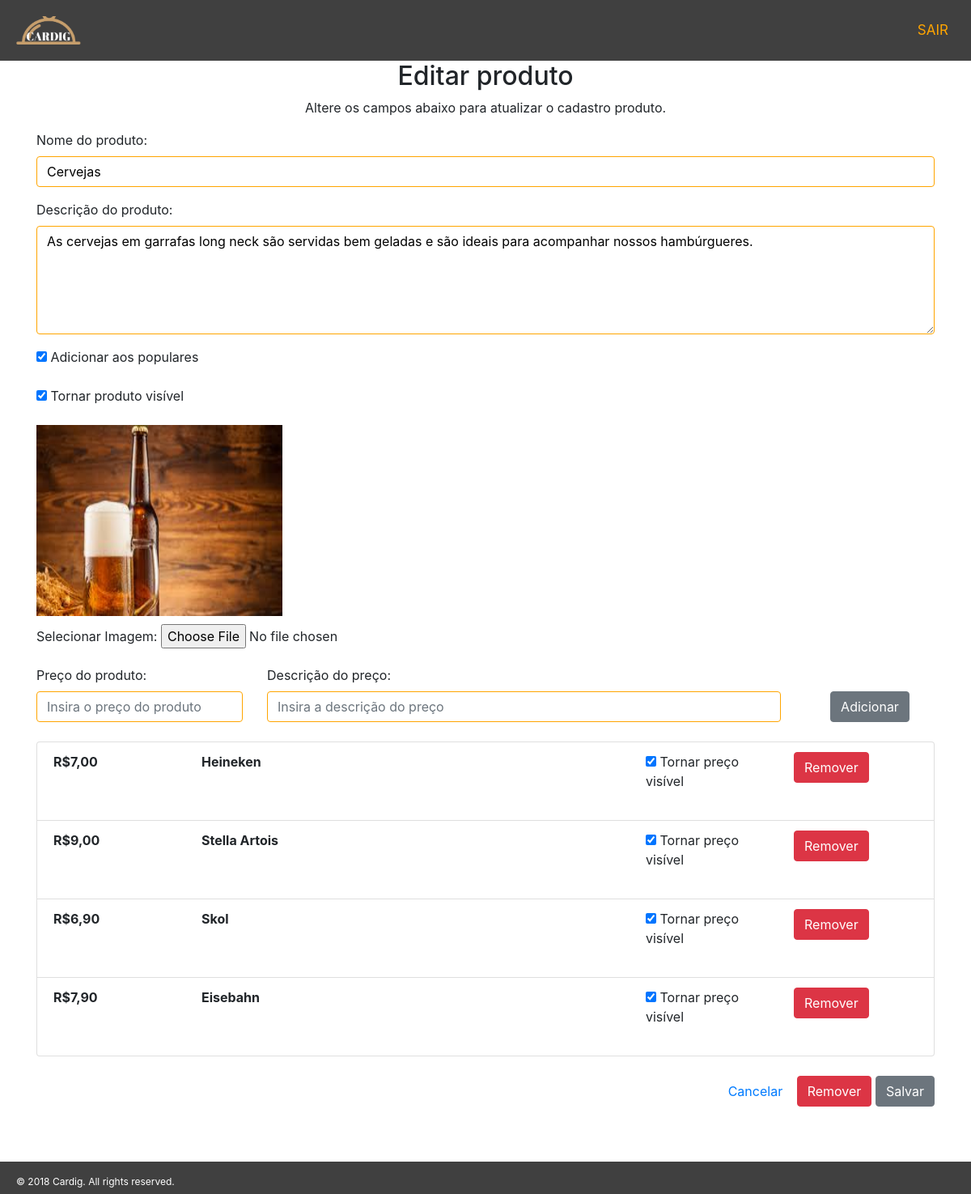
The app's page /cadastro/EditarProduto.php?editar=1&id=39 (signed in) with its own data.
### tables this page shows
CREATE TABLE IF NOT EXISTS `meal` (
  `id_meal` int(11) NOT NULL,
  `name` varchar(50) NOT NULL,
  `description` varchar(800) NOT NULL,
  `src_photo` varchar(100) NOT NULL,
  `id_category` int(11) NOT NULL,
  `enable` varchar(1) NOT NULL,
  `enablePop` int(11) DEFAULT NULL
);

CREATE TABLE IF NOT EXISTS `price` (
  `id_price` int(11) NOT NULL,
  `description` varchar(100) NOT NULL,
  `price` float NOT NULL,
  `id_meal` int(11) NOT NULL,
  `enable` varchar(1) NOT NULL
);

### cadastro/EditarProduto.php (the view, shortened to what this page needs)
<?php
include('../connection/connection.php');
if (isset($_POST[editar_dados])) {
    $scriptSQL = "SELECT * FROM `meal` where `id_meal`=" . $_POST[id_meal] . ";";
    $result = $conn->query($scriptSQL);
    $vetor = $result->fetch_object();
    if (isset($_FILES["file"]["type"])) {
        $validextensions = array("jpeg", "jpg", "png");
        $temporary = explode(".", $_FILES["file"]["name"]);
        $file_extension = end($temporary);
        if (in_array($file_extension, $validextensions)) {
            if ($_FILES["file"]["error"] > 0) {
            } else {
                $novoNome = uniqid(time()) . '.' . $file_extension;
                $destino = '../Imagens/' . $novoNome;
                $sourcePath = $_FILES['file']['tmp_name'];
                move_uploaded_file($sourcePath, $destino);
            }
        }
    }
    if (isset($_POST[enable]) && $_POST[enable] == '1') {
        $enable = '1';
    } else {
        $enable = '0';
    }
    if (isset($_POST[enablePop]) && $_POST[enablePop] == '1') {
        $enablePop = 1;
    } else {
        $enablePop = 0;
    }
    if (isset($_POST[photo_change]) && $_POST[photo_change] != "") {
        if (isset($vetor->src_photo) && $vetor->src_photo != "") {
            $file = "../Imagens/" . $vetor->src_photo;
            if (file_exists($file)) {
                unlink($file);
            }
        }
    }
    if (!isset($novoNome) || $novoNome == "") {
        $novoNome = $vetor->src_photo;
    }
    $scriptSQL = "UPDATE `meal` SET `name` = '" . $_POST[nome] . "', `description` = '" . $_POST[descricao] . "', `src_photo` = '" . $novoNome . "', `enable` = '" . $enable . "', `enablePop` = '" . $enablePop . "' WHERE `id_meal` = " . $_POST[id_meal] . ";";
    mysqli_query($conn, $scriptSQL);
    $scriptSQL = "SELECT * FROM `meal` where `id_meal`=" . $_POST[id_meal] . ";";
    $result = $conn->query($scriptSQL);
    $vetor = $result->fetch_object();
    $atualizado = 'true';
} else if (isset($_GET['editar'])) {
    $scriptSQL = "SELECT * FROM `meal` where `id_meal`= " . $_GET[id] . " ;";
    $result = $conn->query($scriptSQL);
    $vetor = $result->fetch_object();
} else {
    $scriptSQL = "SELECT * FROM `meal` where `id_meal`=27;";
    $result = $conn->query($scriptSQL);
    $vetor = $result->fetch_object();
}
?>
<!DOCTYPE html>
<html>
    <head>
        <link rel="stylesheet" href="../css/cadastro.css"/>
        <link rel="stylesheet" href="../css/bootstrap.min.css">
        <link rel="stylesheet" href="../js/bootstrap.min.js">
    </head>
    <body>
        <nav class="navbar navbar-expand-sm my-nav">
            <div class="navbar-collapse collapse w-100 order-1 order-md-0 dual-collapse2">
                <ul class="navbar-nav mr-auto">
                    <a class="navbar-brand" href="ListaCadastro.php">
                        <img src="./Imagens/logo.png" width="80px" alt="Cardig">
                    </a>
                </ul>
            </div>
            <div class="navbar-collapse collapse w-100 order-2 dual-collapse2" id="navbarNav">
                <ul class="navbar-nav ml-auto">
                    <li class="nav-item">
                        <a class="nav-link" href="../cadastro/sair.php">SAIR</a>
                    </li>
                </ul>
            </div>
        </nav>
        <div class="container">
            <?php
            if (isset($deleted)) {
                ?>
                <div class="text-center">
                    <h2>O produto <?php echo $_POST[nome]; ?> foi deletado com sucesso! </h2>
                    <p>Clique no botão abaixo para ir para a lista de produtos.</p>
                    <br>
                    <a href="./ListaCadastro.php" class="btn btn-default">Lista de produtos</a>
                </div>
                <?php
            } else {
                ?>
                <form name="form" class="form-horizontal" action="./EditarProduto.php" method="post" enctype="multipart/form-data">
                    <div class="text-center">
                        <h2>Editar produto</h2>
                        <p>Altere os campos abaixo para atualizar o cadastro produto.</p>
                    </div>
                    <div class="form-group">
                        <label for="usr">Nome do produto:</label>
                        <input type="text" class="form-control" id="nome" name="nome" value="<?php echo $vetor->name; ?>" required="" placeholder="Insira o nome do produto">
                    </div>
                    <div class="form-group">
                        <label for="comment">Descrição do produto:</label>
                        <textarea type="text" name="descricao" class="form-control" rows="5" id="description" placeholder="Insira a descrição do produto"><?php echo $vetor->description; ?></textarea>
                    </div>
                    <div class="form-group">
                        <div class="checkbox">
                            <label><input id="enablePop" name="enablePop" type="checkbox" value="1"
                                <?php
                                if ($vetor->enablePop == 1) {
                                    echo "checked";
                                }
                                ?>
                                          > Adicionar aos populares</label>
                        </div>
                    </div>
                    <div class="form-group">
                        <div class="checkbox">
                            <label><input id="enable" name="enable" type="checkbox" value="1"
                                <?php
                                if ($vetor->enable == '1') {
                                    echo "checked";
                                }
                                ?>
                                          > Tornar produto visível</label>
                        </div>
                    </div>
                    <div class="form-group">
                        <img id="meal_photo" src="../Imagens/<?php echo $vetor->src_photo; ?>" class="img-rounded" width="304" height="236">
                        <br>
                        <label for="comment">Selecionar Imagem:</label>
                        <input type="file" name="file" id="file" />
                    </div>
                    <div class="panel panel-default">
                        <div class="panel-body">
                            <div class="row d-flex flex-row justify-content-flex-start">
                                <div class="col-sm-3">
                                    <label for="usr">Preço do produto:</label>
                                    <input type="text" class="form-control" id="value" name="value" placeholder="Insira o preço do produto">
                                </div>
                                <div class="col-sm-7">
                                    <label for="usr">Descrição do preço:</label>
                                    <input type="text" class="form-control" id="price_description" name="price_description" placeholder="Insira a descrição do preço">
                                </div>
                                <div class="col-sm-2">
                                    <div class="text-center">
                                        <span class="pull-right"><div class="btn btn-secondary" id="buttonAdd" onclick="adicionarPreco()">Adicionar</div></span>
                                    </div>
                                </div>
                            </div>
                            <br>
                            <ul id="price_list" class="list-group">
                                <?php
                                $price_query = "SELECT * FROM `price` WHERE `id_meal` = " . $vetor->id_meal . " ";
                                $result_price = $conn->query($price_query);
                                while ($price = $result_price->fetch_object()) {
                                    ?>
                                    <li id="price_item<?php echo $price->id_price; ?>" class="list-group-item">
                                        <div class="row">
                                            <div class="col-sm-2">
                                                <p><b id="b<?php echo $price->id_price; ?>"><?php echo 'R$' . number_format($price->price, 2, ',', '.'); ?></b></p>
                                            </div>
                                            <div class="col-sm-6">
                                                <p><b><?php echo $price->description; ?></b></p>
                                            </div>
                                            <div class="col-sm-2">
                                                <span class="pull-right">
                                                    <div class="form-group">
                                                        <div class="checkbox">
                                                            <label><input id="enable_price" name="enable_price" type="checkbox" value="<?php echo $price->enable; ?>"
                                                                <?php
                                                                if ($price->enable == '1') {
                                                                    echo "checked";
                                                                }
                                                                ?>
                                                                          onchange="setPriceVisibility(<?php echo $price->id_price; ?>, this)" > Tornar preço visível</label>
                                                        </div>
                                                    </div>
                                                </span>
                                            </div>
                                            <div class="col-sm-2">
                                                <span class="pull-right"><div class="btn btn-danger" onclick="removerPreco(<?php echo $price->id_price; ?>)">Remover</div></span>
                                            </div>
                                        </div>
                                    </li>
                                    <?php
                                }
                                ?>
                            </ul>
                        </div>
                    </div>
                    <br>
                    <div class="text-center float-right">
                        <a href="javascript:history.back();" class="btn btn-default">Cancelar</a>
                        <button type="submit" class="btn btn-danger" name="remover_produto" value="remover">Remover</button>
                        <button type="submit" class="btn btn-secondary" name="editar_dados" value="editar">Salvar</button>
                    </div>
                </form>
                <br>
                <br>
                <?php
            }
            ?>
        </div>
        <br><br>
        <footer class="mojFooter">
            <div class="footertexto py-3">
                © 2018 Cardig. All rights reserved.
            </div>
        </footer>
    </body>
</html>

### css/cadastro.css (style rules this page uses)
.navbar { background-color: #404040; font-size: 17px; height: 75px; padding: 0 !important; border-radius: 0px; }
.navbar img, .navbar li { margin: 20px; }
.my-nav .nav-link { color: orange; }
.navbar-nav a { padding: 25px 0; }
.footertexto { position: fixed; height: 45px; bottom: 5px; width: 100%; background-color: #404040; color: white; text-align: left; font-size: 12px; margin-bottom: -10px; padding: 20px; min-height: 5px; }
#nome, #description { border-color: orange; color: black; }
html { position: relative; min-height: 100%; }
body { margin-bottom: 50px !important; }
#buttonAdd { margin-top: 32px; }
#value, #price_description { border-color: orange !important; color: black; }
#meal_photo { margin-bottom: 10px; }

### records on screen
meal: nome "Cervejas", descricao "As cervejas em garrafas long neck são servidas bem geladas e são ideais para acompanhar nossos hambúrgueres.", enablePop "☑", enable "☑", src_photo (picture)
price: price "7,00", description "Heineken", enable "☑"
price: price "9,00", description "Stella Artois", enable "☑"
price: price "6,90", description "Skol", enable "☑"
price: price "7,90", description "Eisebahn", enable "☑"
